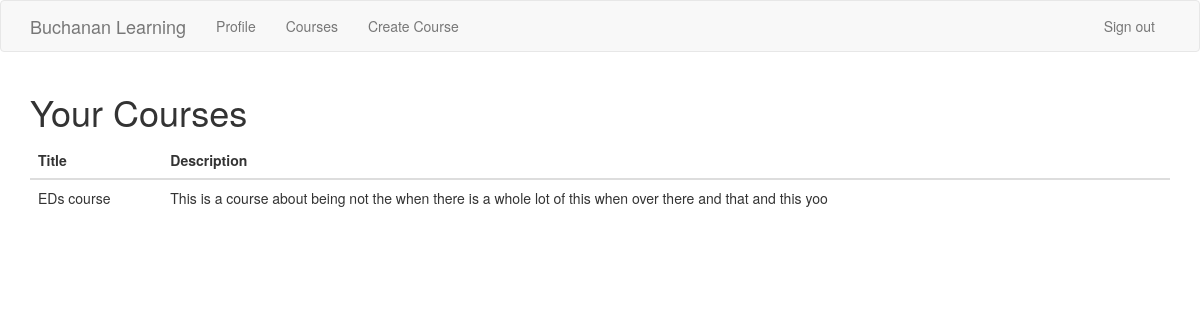
The page /educator_courses (signed in) on the database its author committed.
### app/Model/models.py (models this page shows, shortened)
class Course(db.Model):
    __tablename__ = 'course'  # Changed table name to course
    id = db.Column(db.Integer, primary_key=True)
    title = db.Column(db.String(150), nullable=False)
    description = db.Column(db.String(500), nullable=True)
    member_id = db.Column(db.Integer, db.ForeignKey('educator.id'))  # Foreign key to Educator
    created_at = db.Column(db.DateTime, default=datetime.utcnow)

### app/Controller/routes.py (the view)
@bp_routes.route('/educator_courses', methods=['GET'])
@login_required
@role_required('Educator')
def educator_courses():
    courses = Course.query.filter_by(member_id=current_user.id).all()
    return render_template('educator_courses.html', title="Courses", courses=courses)

### app.py (called while the page is built)
@app.before_request
def initDB(*args, **kwargs):
    if app.got_first_request:
        db.create_all()

### app/Model/models.py (called while the page is built)
@login.user_loader
def load_user(id):
    return Member.query.get(int(id))

### app/View/templates/educator_courses.html
{% extends "base.html" %}
{% block app_content %}
    <h1>Your Courses</h1>
    <table class="table">
    <thead>
        <tr>
            <th>Title</th>
            <th>Description</th>
        </tr>
    </thead>
    <tbody>
        {% if courses %}
        {% for course in courses %}
        <tr>
            <td>{{ course.title }}</td>
            <td>{{ course.description }}</td>
        </tr>
        {% endfor %}
        {% else %}
        <tr>
            <td colspan="2">No courses available.</td>
        </tr>
        {% endif %}
    </tbody>
</table>
{% endblock %}

### rows shown on the page
Course: title "EDs course", description "This is a course about being not the when there is a whole lot of this when over there and that and this yoo"
